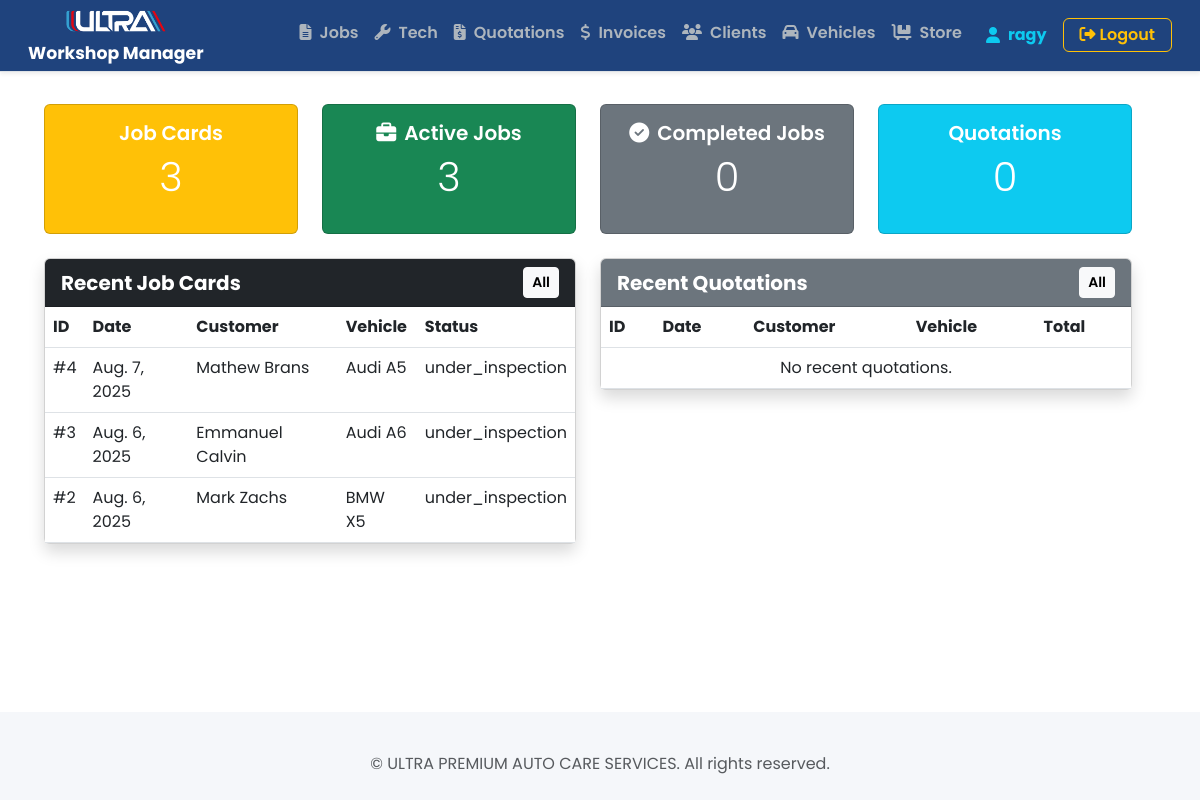
The page /dashboard/ (signed in) on the database its author committed.
### jobcards/models.py (models this page shows, shortened)
class JobCard(models.Model):
    objects = models.Manager()  # Default manager for admin, migrations, and normal queries
    active = ActiveJobCardManager()
    completed = CompletedJobCardManager()
    customer = models.ForeignKey(Customer, on_delete=models.CASCADE, related_name='jobcards')
    vehicle = models.ForeignKey(Vehicle, on_delete=models.CASCADE, related_name='jobcards')
    date = models.DateField(default=datetime.date.today)
    time = models.TimeField(default=datetime.time(0, 0))
    job_status = models.CharField(
        max_length=50,
        choices=[
            ('under_inspection', 'Under Inspection'),
            ('inspection_completed', 'Inspection Completed'),
            ('parts_sourcing', 'Parts Sourcing'),
            ('quote_issued', 'Quote Issued'),
            ('pending_approval', 'Pending Approval'),
            ('waiting_parts', 'Waiting Parts'),
            ('work_in_progress', 'Work in Progress'),
            ('work_completed', 'Work Completed'),
            ('under_testing', 'Under Testing'),
            ('ready_washing', 'Ready for Washing'),
            ('ready_collection', 'Ready for Collection'),
            ('delivered', 'Delivered'),
        ],
        default='under_inspection'
    )
    customer_comments = models.TextField(blank=True, null=True)
    workshop_comments = models.TextField(blank=True, null=True)
    required_jobs = models.TextField(blank=True, null=True)
    created_at = models.DateTimeField(auto_now_add=True)

### customers/models.py (models this page shows, shortened)
class Customer(models.Model):
    name = models.CharField(max_length=100)
    phone = models.CharField(max_length=20)
    email = models.EmailField(blank=True, null=True)
    company = models.CharField(max_length=150, blank=True, null=True)
    trn = models.CharField(max_length=20, blank=True, null=True)

### vehicles/models.py (models this page shows, shortened)
class Vehicle(models.Model):
    customer = models.ForeignKey(Customer, on_delete=models.CASCADE, related_name="vehicles")
    make = models.CharField(max_length=50)
    model = models.CharField(max_length=50)
    color = models.CharField(max_length=30)
    year = models.PositiveIntegerField()
    plate = models.CharField(help_text="number + code + city", max_length=20, unique=True)
    vin = models.CharField(help_text="16 digits", max_length=50, blank=True, null=True)
    mileage = models.PositiveIntegerField(help_text="Enter current mileage in KM", null=True, blank=True)

### core/views.py (the view)
# urls.py: path('dashboard/', dashboard_view, name='dashboard'),
def dashboard_view(request):
    context = {
        "customers_count": Customer.objects.count(),
        "vehicles_count": Vehicle.objects.count(),
        "jobcards_count": JobCard.objects.count(),
        "active_jobcards_count": JobCard.active.count(),
        "completed_jobcards_count": JobCard.completed.count(),
        "recent_jobcards": JobCard.objects.select_related('customer', 'vehicle').order_by('-created_at')[:5],
    }
    context['quotations_count'] = Quotation.objects.count()
    context['recent_quotations'] = Quotation.objects.order_by('-created_at')[:5]
    return render(request, 'core/dashboard.html', context)

### jobcards/models.py (called while the page is built)
    def get_queryset(self):
        return super().get_queryset().exclude(job_status__in=['ready_collection', 'delivered'])

    def get_queryset(self):
        return super().get_queryset().filter(job_status__in=['ready_collection', 'delivered'])

### core/templates/core/dashboard.html (shortened to what this page needs)
{% extends 'core/base.html' %}
{% load static %}
{% block content %}
<div class="container dashboard-container">
    <div class="row stats-row mb-4">
        <div class="col-md-3">
            <a href="{% url 'jobcard_list' %}" class="text-decoration-none">
                <div class="card text-white bg-warning stat-card h-100">
                    <div class="card-body text-center position-relative">
                        <h5 class="card-title">Job Cards</h5>
                        <p class="display-6">{{ jobcards_count }}</p>
                    </div>
                </div>
            </a>
        </div>
        <div class="col-md-3">
            <a href="{% url 'active_jobcards' %}" class="text-decoration-none">
                <div class="card text-white bg-success stat-card h-100">
                    <div class="card-body text-center position-relative">
                        <h5 class="card-title"><i class="fas fa-briefcase me-2"></i>Active Jobs</h5>
                        <p class="display-6">{{ active_jobcards_count }}</p>
                    </div>
                </div>
            </a>
        </div>
        <div class="col-md-3">
            <a href="{% url 'completed_jobcards' %}" class="text-decoration-none">
                <div class="card text-white bg-secondary stat-card h-100">
                    <div class="card-body text-center position-relative">
                        <h5 class="card-title"><i class="fas fa-check-circle me-2"></i>Completed Jobs</h5>
                        <p class="display-6">{{ completed_jobcards_count }}</p>
                    </div>
                </div>
            </a>
        </div>
        <div class="col-md-3">
            <a href="{% url 'quotation_list' %}" class="text-decoration-none">
                <div class="card text-white bg-info stat-card h-100">
                    <div class="card-body text-center position-relative">
                        <h5 class="card-title">Quotations</h5>
                        <p class="display-6">{{ quotations_count }}</p>
                    </div>
                </div>
            </a>
        </div>
    </div>
    <div class="row content-row mt-4">
        <div class="col-md-6">
            <div class="card shadow">
                <div class="card-header bg-dark text-white d-flex justify-content-between align-items-center">
                    <h5 class="mb-0">Recent Job Cards</h5>
                    <a href="{% url 'jobcard_list' %}" class="btn btn-sm btn-light">All</a>
                </div>
                <div class="card-body p-0">
                    <table class="table table-hover mb-0">
                        <thead>
                            <tr>
                                <th>ID</th>
                                <th>Date</th>
                                <th>Customer</th>
                                <th>Vehicle</th>
                                <th>Status</th>
                            </tr>
                        </thead>
                        <tbody>
                            {% for job in recent_jobcards %}
                            <tr>
                                <td>#{{ job.id }}</td>
                                <td>{{ job.date }}</td>
                                <td>{{ job.customer.name }}</td>
                                <td>{{ job.vehicle.make }} {{ job.vehicle.model }}</td>
                                <td>{{ job.job_status }}</td>
                            </tr>
                            {% empty %}
                            <tr><td colspan="5" class="text-center">No recent job cards.</td></tr>
                            {% endfor %}
                        </tbody>
                    </table>
                </div>
            </div>
        </div>
        <div class="col-md-6">
            <div class="card shadow">
                <div class="card-header bg-secondary text-white d-flex justify-content-between align-items-center">
                    <h5 class="mb-0">Recent Quotations</h5>
                    <a href="{% url 'quotation_list' %}" class="btn btn-sm btn-light">All</a>
                </div>
                <div class="card-body p-0">
                    <table class="table table-hover mb-0">
                        <thead>
                            <tr>
                                <th>ID</th>
                                <th>Date</th>
                                <th>Customer</th>
                                <th>Vehicle</th>
                                <th>Total</th>
                            </tr>
                        </thead>
                        <tbody>
                            {% for quotation in recent_quotations %}
                            <tr>
                                <td>{{ quotation.quotation_number }}</td>
                                <td>{{ quotation.created_at|date:"Y-m-d" }}</td>
                                <td>{{ quotation.jobcard.customer.name }}</td>
                                <td>{{ quotation.jobcard.vehicle.make }} {{ quotation.jobcard.vehicle.model }}</td>
                                <td>AED {{ quotation.grand_total|floatformat:2 }}</td>
                            </tr>
                            {% empty %}
                            <tr><td colspan="5" class="text-center">No recent quotations.</td></tr>
                            {% endfor %}
                        </tbody>
                    </table>
                </div>
            </div>
        </div>
    </div>
</div>
{% endblock %}

### core/templates/core/base.html (shortened to what this page needs)
{% load static %}
{% load crispy_forms_tags %}
<!DOCTYPE html>
<html lang="en">
<head>
    <link href="https://cdn.jsdelivr.net/npm/bootstrap@5.3.0/dist/css/bootstrap.min.css" rel="stylesheet" />
    <link href="https://cdnjs.cloudflare.com/ajax/libs/font-awesome/6.4.0/css/all.min.css" rel="stylesheet" />
    <link rel="stylesheet" href="{% static 'css/base.css' %}" />
</head>
<body>
    <nav id="navbar" class="navbar navbar-expand-sm navbar-dark border-bottom shadow-sm px-3 py-2" aria-label="Main navigation"
        style="background-color: #1f437d;">
        <div class="container-fluid">
            <div class="d-flex flex-column align-items-center justify-content-center me-4" style="min-width: 120px;">
                <a href="{% url 'dashboard' %}" class="text-decoration-none d-flex flex-column align-items-center">
                    <img src="{% static 'images/logo.png' %}" alt="Logo" height="28"
                        style="background: transparent; box-shadow: none; margin-bottom: 4px;">
                    <span class="fw-bold text-white mt-1" style="font-size: 1.08rem; line-height: 1.1;">Workshop
                        Manager</span>
                </a>
            </div>
            <div class="collapse navbar-collapse" id="navbarCollapse">
                <ul class="navbar-nav ms-auto mb-2 mb-lg-0">
                    <li class="nav-item">
                        <a href="{% url 'jobcard_list' %}"
                            class="nav-link {% if 'jobcards' in request.path %}active{% endif %}"><i
                                class="fas fa-file-alt me-2"></i>Jobs</a>
                    </li>
                    <li class="nav-item">
                        <a href="{% url 'inspections:inspection_list' %}"
                            class="nav-link {% if 'inspections' in request.path %}active{% endif %}"><i
                                class="fas fa-solid fa-wrench me-2"></i>Tech</a>
                    </li>
                    <li class="nav-item">
                        <a href="{% url 'quotation_list' %}"
                            class="nav-link {% if 'quotations' in request.path %}active{% endif %}"><i
                                class="fas fa-solid fa-file-invoice-dollar me-2"></i>Quotations</a>
                    </li>
                    <li class="nav-item">
                        <a href="#" class="nav-link {% if 'inventory' in request.path %}active{% endif %}"><i
                                class="fas fa-solid fa-dollar-sign me-2"></i>Invoices</a>
                    </li>
                    <li class="nav-item">
                        <a href="{% url 'customer_list' %}"
                            class="nav-link {% if 'customers' in request.path %}active{% endif %}"><i
                                class="fas fa-users me-2"></i>Clients</a>
                    </li>
                    <li class="nav-item">
                        <a href="{% url 'vehicle_list' %}"
                            class="nav-link {% if 'vehicles' in request.path %}active{% endif %}"><i
                                class="fas fa-solid fa-car me-2"></i>Vehicles</a>
                    </li>
                    <li class="nav-item">
                        <a href="#" class="nav-link {% if 'inventory' in request.path %}active{% endif %}"><i
                                class="fas fa-solid fa-cart-flatbed me-2"></i>Store</a>
                    </li>
                </ul>
                <div class="d-flex align-items-center gap-2 ms-3">
                    {% if request.user.is_authenticated %}
                    <span class="navbar-text text-info fw-bold d-flex align-items-center"><i
                            class="fas fa-user me-2"></i>{{ request.user.username }}</span>
                    <form action="{% url 'logout' %}" method="post" class="d-inline">
                        <button type="submit" class="btn btn-outline-warning ms-2 px-3 py-1"><i
                                class="fas fa-sign-out-alt me-1"></i>Logout</button>
                    </form>
                    {% else %}
                    <a href="{% url 'login' %}" class="btn btn-outline-warning px-3 py-1"><i
                            class="fas fa-sign-in-alt me-1"></i>Login</a>
                    <a href="{% url 'register' %}" class="btn btn-outline-light px-3 py-1"><i
                            class="fas fa-user-plus me-1"></i>Register</a>
                    {% endif %}
                </div>
            </div>
        </div>
    </nav>
    <main class="main-content" style="min-height: 80vh;">
        {% block content %}{% endblock %}
    </main>
    <footer class="bg-transparent py-3 mt-4">
        <div class="container">
            <p class="text-center text-muted mb-0">&copy; {{ current_year }} ULTRA PREMIUM AUTO CARE SERVICES. All rights reserved.</p>
        </div>
    </footer>
</body>
</html>

### core/static/css/base.css (style rules this page uses)
body { background-color: #f5f7fa; overflow-x: hidden; margin: 0; padding: 0; font-family: 'Poppins', sans-serif; font-weight: 400; height: 100vh; }
h3, h4, h5, h6, .subheading { font-family: 'Poppins', sans-serif; font-weight: 700; }
.container-fluid { display: flex; }
.row { width: 100%; align-items: flex-start; }
.nav-link { color: #adb5bd; padding: 0.6rem 1rem; border-radius: 4px; margin-bottom: 0.3rem; transition: all 0.2s ease; }
.nav-link, .btn, .card-title { font-family: 'Poppins', sans-serif; font-weight: 600; }
.stat-card { transition: box-shadow 0.2s, transform 0.2s; cursor: pointer; }
.main-content { padding: 2rem; background-color: white; min-height: 100vh; }

### rows shown on the page
JobCard: id "4", date "Aug. 7, 2025", customer.name "Mathew Brans", vehicle.make "Audi", vehicle.model "A5", job_status "under_inspection"
JobCard: id "3", date "Aug. 6, 2025", customer.name "Emmanuel Calvin", vehicle.make "Audi", vehicle.model "A6", job_status "under_inspection"
JobCard: id "2", date "Aug. 6, 2025", customer.name "Mark Zachs", vehicle.make "BMW", vehicle.model "X5", job_status "under_inspection"

### other values the page prints
{{ request.user.username }} "ragy"
{{ jobcards_count }} "3"
{{ active_jobcards_count }} "3"
{{ completed_jobcards_count }} "0"
{{ quotations_count }} "0"
